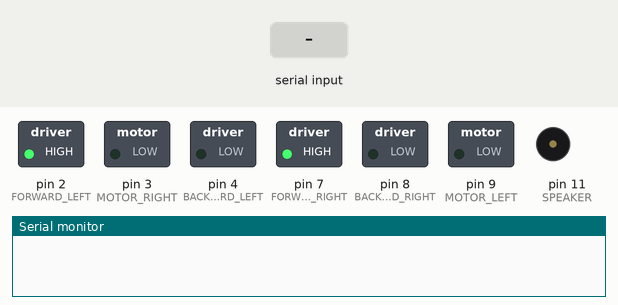
A sketch run on a simulated Arduino Uno, built with avr-gcc and run on an emulated ATmega328P. Parts: switched loads named in the sketch (green lamp = pin HIGH), buzzer (waves = sounding), the last lines printed to the serial monitor. The inputs (shaded band) are chosen by the test bench.

Above: at 3.3 s.
3.4 s: "w;" received over Serial
At 3.9 s:
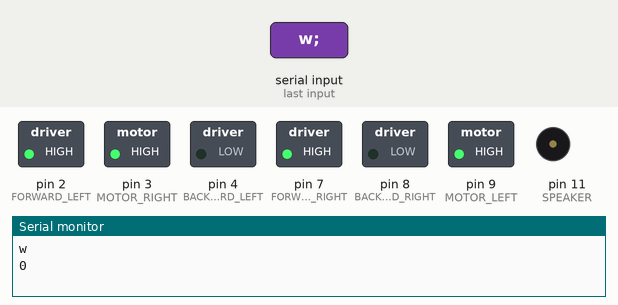
4.9 s: byte 115 ('s') received over Serial
At 7.1 s:
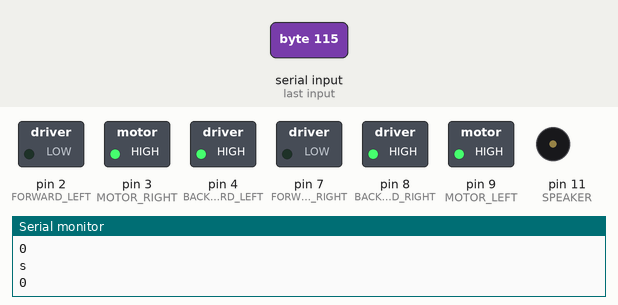
7.4 s: byte 97 ('a') received over Serial
At 9.1 s:
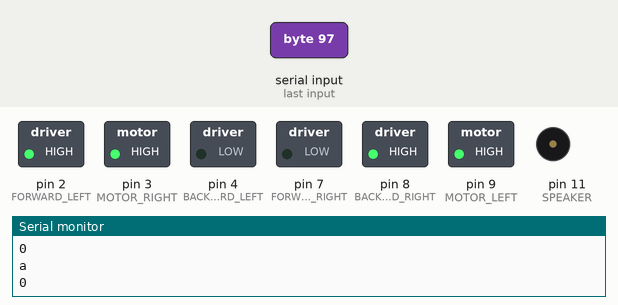
9.9 s: byte 100 ('d') received over Serial
At 12.1 s:
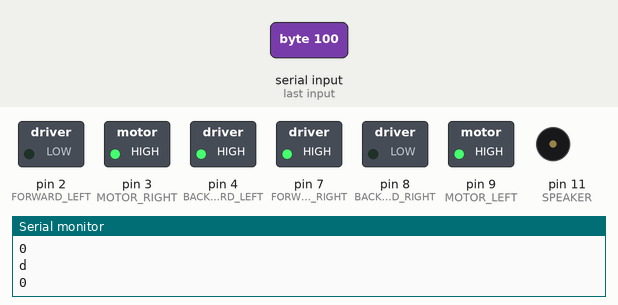
12.4 s: byte 101 ('e') received over Serial
At 13.9 s:
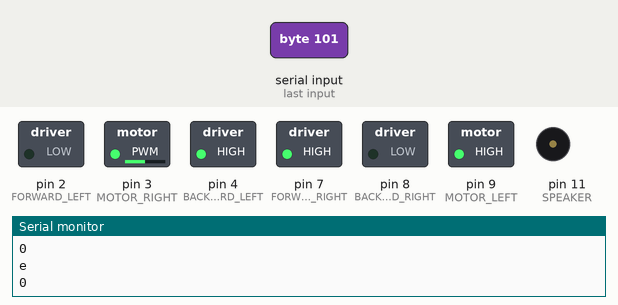
14.9 s: byte 113 ('q') received over Serial
At 17.1 s:
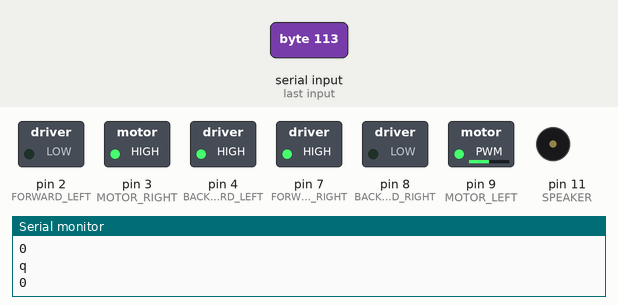
Timing chart, 0 to 18.4 s (numbered marks = the images above; inputs shaded):
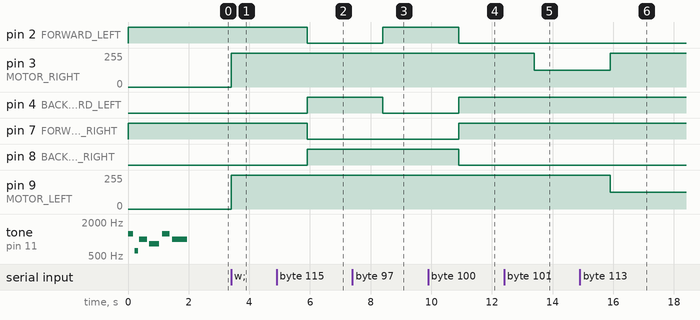

Measured:
- after the input at 3.4 s, pin 3 (MOTOR_RIGHT), pin 9 (MOTOR_LEFT): 0/255 → 255/255 at once
- after the input at 4.9 s, pin 2 (FORWARD_LEFT), pin 7 (FORWARD_RIGHT): HIGH → LOW after 1.0 s; pin 4 (BACKWARD_LEFT), pin 8 (BACKWARD_RIGHT): LOW → HIGH after 1.0 s
- after the input at 7.4 s, pin 2 (FORWARD_LEFT): LOW → HIGH after 1.0 s; pin 4 (BACKWARD_LEFT): HIGH → LOW after 1.0 s
- after the input at 9.9 s, pin 2 (FORWARD_LEFT), pin 8 (BACKWARD_RIGHT): HIGH → LOW after 1.0 s; pin 4 (BACKWARD_LEFT), pin 7 (FORWARD_RIGHT): LOW → HIGH after 1.0 s
- after the input at 12.4 s, pin 3 (MOTOR_RIGHT): 255/255 → 127/255 after 1.0 s
- after the input at 14.9 s, pin 3 (MOTOR_RIGHT): 127/255 → 255/255 after 1.0 s; pin 9 (MOTOR_LEFT): 255/255 → 127/255 after 1.0 s

The sketch:

serial_server.ino.ino
```cpp
/*
  Serial Server
     - Respond to single character commands received via serial
*/

#include "pitches.h"

// Define pins
#define MOTOR_LEFT 9
#define MOTOR_RIGHT 3
#define FORWARD_LEFT 2
#define BACKWARD_LEFT 4
#define FORWARD_RIGHT 7
#define BACKWARD_RIGHT 8
#define EYE_RIGHT 0
#define EYE_LEFT 1
#define SPEAKER 11


void setup() {
  // initialize serial port
  Serial.begin(19200);

  // Initialize output pins
  pinMode(FORWARD_LEFT, OUTPUT);
  pinMode(FORWARD_RIGHT, OUTPUT);
  pinMode(BACKWARD_LEFT, OUTPUT);
  pinMode(BACKWARD_RIGHT, OUTPUT);

  // go forward initially
  analogWrite(MOTOR_RIGHT, 0);
  analogWrite(MOTOR_LEFT, 0);
  forward_left();
  forward_right();

  play_startup();
}

void loop() {

  // Check for any incoming bytes
  if (Serial.available() > 0) {
    char wheel = Serial.read();
    String voltage = Serial.readStringUntil(';');

    int volt = voltage.toInt();

    Serial.println(wheel);
    Serial.println(volt);

    // Respond to command "w" -> forward
    if(wheel == 'w') {
      forward_left();
      forward_right();
      analogWrite(MOTOR_RIGHT, 255);
      analogWrite(MOTOR_LEFT, 255);
    }

    // Respond to command "s" -> backward
    if(wheel == 's') {
      backward_left();
      backward_right();
      analogWrite(MOTOR_RIGHT, 255);
      analogWrite(MOTOR_LEFT, 255);
    }

    // Respond to command "a" -> sharp left turn
    if(wheel == 'a') {
      forward_left();
      backward_right();
      analogWrite(MOTOR_RIGHT, 255);
      analogWrite(MOTOR_LEFT, 255);
    }

    // Respond to command "d" -> sharp right turn
    if(wheel == 'd') {
      backward_left();
      forward_right();
      analogWrite(MOTOR_RIGHT, 255);
      analogWrite(MOTOR_LEFT, 255);
    }

    // Respond to command "e" -> slight right turn
    if(wheel == 'e') {
      analogWrite(MOTOR_RIGHT, 255/2);
      analogWrite(MOTOR_LEFT, 255);
    }

    // Respond to command "e" -> slight left turn
    if(wheel == 'q') {
      analogWrite(MOTOR_RIGHT, 255);
      analogWrite(MOTOR_LEFT, 255/2);
    }

    // Respond to command "t" -> stop (terminate)
    if(wheel == 't') {
      analogWrite(MOTOR_RIGHT, 0);
      analogWrite(MOTOR_LEFT, 0);
      play_shutdown();
    }

  }

  // Wait a bit
  delay(10);
}


void forward_left(){
  digitalWrite(FORWARD_LEFT, HIGH);
  digitalWrite(BACKWARD_LEFT, LOW);
  }

void backward_left(){
  digitalWrite(FORWARD_LEFT, LOW);
  digitalWrite(BACKWARD_LEFT, HIGH);
  }

void forward_right(){
  digitalWrite(FORWARD_RIGHT, HIGH);
  digitalWrite(BACKWARD_RIGHT, LOW);
  }

void backward_right(){
  digitalWrite(FORWARD_RIGHT, LOW);
  digitalWrite(BACKWARD_RIGHT, HIGH);
  }


void play_startup() {

  // Initialize sequence of notes
  int melody[] = {
    NOTE_DS6, NOTE_DS5, NOTE_B5, NOTE_GS5, NOTE_DS6, NOTE_B5
  };

  int noteDurations[] = {
    6, 8, 4, 3, 4, 2
  };

  for (int thisNote = 0; thisNote < 6; thisNote++) {
    // to calculate the note duration, take one second divided by the note type.
    //e.g. quarter note = 1000 / 4, eighth note = 1000/8, etc.
    int noteDuration = 1000 / noteDurations[thisNote];

    tone(SPEAKER, melody[thisNote], noteDuration);
    // to distinguish the notes, set a minimum time between them.

    // the note's duration + 30% seems to work well:
    int pauseBetweenNotes = noteDuration * 1.30;

    delay(pauseBetweenNotes);
    // stop the tone playing:
    noTone(SPEAKER);
  }
}


void play_shutdown() {
  // Initialize sequence of notes
  int melody[] = {
    NOTE_GS5, NOTE_DS5, NOTE_GS4, NOTE_B4
  };

  int noteDurations[] = {
    6, 6, 6, 4
  };

  for (int thisNote = 0; thisNote < 4; thisNote++) {
    // to calculate the note duration, take one second divided by the note type.
    //e.g. quarter note = 1000 / 4, eighth note = 1000/8, etc.
    int noteDuration = 1000 / noteDurations[thisNote];

    tone(SPEAKER, melody[thisNote], noteDuration);
    // to distinguish the notes, set a minimum time between them.

    // the note's duration + 30% seems to work well:
    int pauseBetweenNotes = noteDuration * 1.30;

    delay(pauseBetweenNotes);
    // stop the tone playing:
    noTone(SPEAKER);
  }
}
```

pitches.h
```cpp
/*************************************************

 * Public Constants

 *************************************************/

#define NOTE_B0  31
#define NOTE_C1  33
#define NOTE_CS1 35
#define NOTE_D1  37
#define NOTE_DS1 39
#define NOTE_E1  41
#define NOTE_F1  44
#define NOTE_FS1 46
#define NOTE_G1  49
#define NOTE_GS1 52
#define NOTE_A1  55
#define NOTE_AS1 58
#define NOTE_B1  62
#define NOTE_C2  65
#define NOTE_CS2 69
#define NOTE_D2  73
#define NOTE_DS2 78
#define NOTE_E2  82
#define NOTE_F2  87
#define NOTE_FS2 93
#define NOTE_G2  98
#define NOTE_GS2 104
#define NOTE_A2  110
#define NOTE_AS2 117
#define NOTE_B2  123
#define NOTE_C3  131
#define NOTE_CS3 139
#define NOTE_D3  147
#define NOTE_DS3 156
#define NOTE_E3  165
#define NOTE_F3  175
#define NOTE_FS3 185
#define NOTE_G3  196
#define NOTE_GS3 208
#define NOTE_A3  220
#define NOTE_AS3 233
#define NOTE_B3  247
#define NOTE_C4  262
#define NOTE_CS4 277
#define NOTE_D4  294
#define NOTE_DS4 311
#define NOTE_E4  330
#define NOTE_F4  349
#define NOTE_FS4 370
#define NOTE_G4  392
#define NOTE_GS4 415
#define NOTE_A4  440
#define NOTE_AS4 466
#define NOTE_B4  494
#define NOTE_C5  523
#define NOTE_CS5 554
#define NOTE_D5  587
#define NOTE_DS5 622
#define NOTE_E5  659
#define NOTE_F5  698
#define NOTE_FS5 740
#define NOTE_G5  784
#define NOTE_GS5 831
#define NOTE_A5  880
#define NOTE_AS5 932
#define NOTE_B5  988
#define NOTE_C6  1047
#define NOTE_CS6 1109
#define NOTE_D6  1175
#define NOTE_DS6 1245
#define NOTE_E6  1319
#define NOTE_F6  1397
#define NOTE_FS6 1480
#define NOTE_G6  1568
#define NOTE_GS6 1661
#define NOTE_A6  1760
#define NOTE_AS6 1865
#define NOTE_B6  1976
#define NOTE_C7  2093
#define NOTE_CS7 2217
#define NOTE_D7  2349
#define NOTE_DS7 2489
#define NOTE_E7  2637
#define NOTE_F7  2794
#define NOTE_FS7 2960
#define NOTE_G7  3136
#define NOTE_GS7 3322
#define NOTE_A7  3520
#define NOTE_AS7 3729
#define NOTE_B7  3951
#define NOTE_C8  4186
#define NOTE_CS8 4435
#define NOTE_D8  4699
#define NOTE_DS8 4978
```
